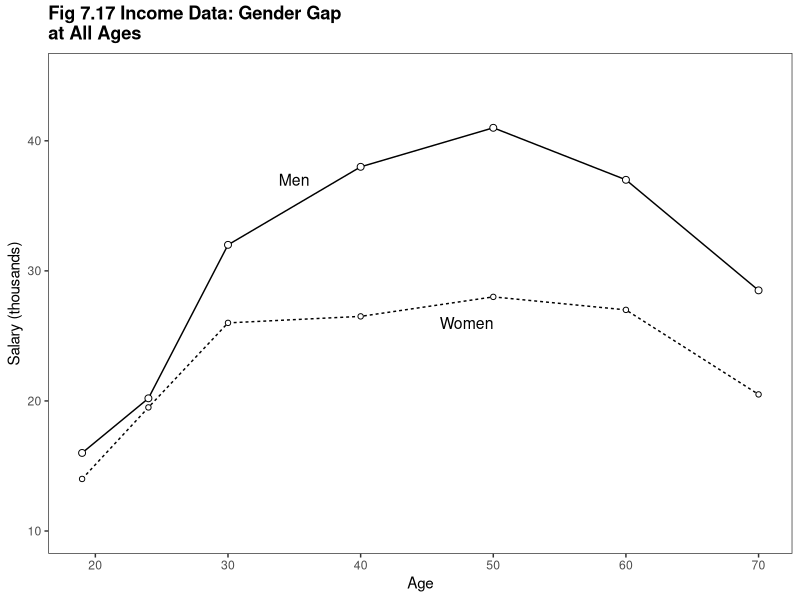
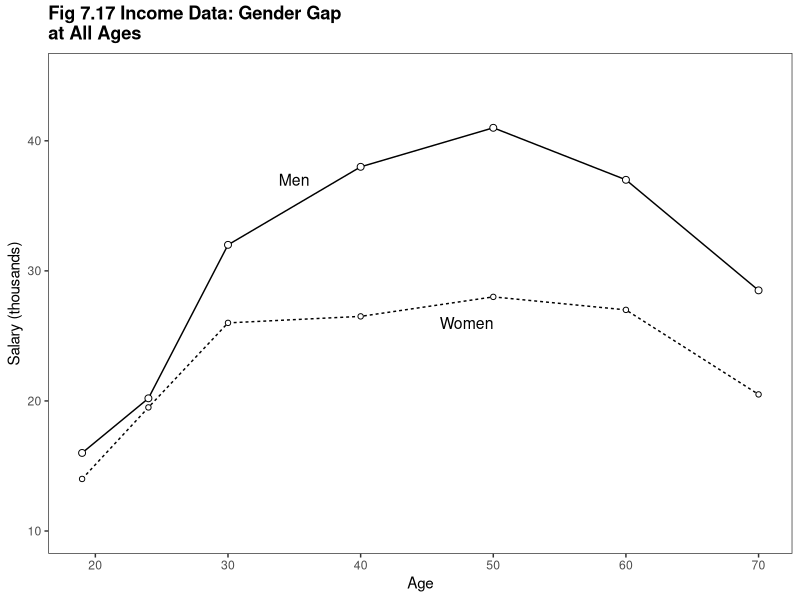

The R script that drew these images, in order:
library(ggplot2)
library(reshape2)

this_base <- "fig07-17_income-data-gender-gap-at-all-ages"

my_data <- data.frame(age = c(19, 24, 30, 40, 50, 60, 70),
                      men = c(16, 20.2, 32, 38, 41, 37, 28.5),
                      women = c(14, 19.5, 26, 26.5, 28, 27, 20.5))

my_data_long <- melt(my_data, id = "age")

p <- ggplot(my_data_long, aes(x = age, y = value)) +
  geom_line(aes(linetype = variable), show_guide = FALSE) +
  geom_point(aes(size = variable), shape = 21, fill = "white", 
             show_guide = FALSE) +
  annotate("text", x = c(35, 48), y = c(37, 26), size = 4,
           label = c("Men", "Women")) +
  scale_size_manual(values = c(2, 1.5)) +
  scale_y_continuous(breaks = c(10, 20, 30, 40), limits = c(10, 45)) +
  labs(x = "Age", y = "Salary (thousands)") +
  ggtitle("Fig 7.17 Income Data: Gender Gap\nat All Ages") +
  theme_bw() +
  theme(panel.grid.major = element_blank(),
        panel.grid.minor = element_blank(),
        plot.title = element_text(size = rel(1.2), face = "bold", vjust = 1.5))

p

ggsave(paste0(this_base, ".png"), p, width = 6, height = 5)

## note: my_data is estimated
